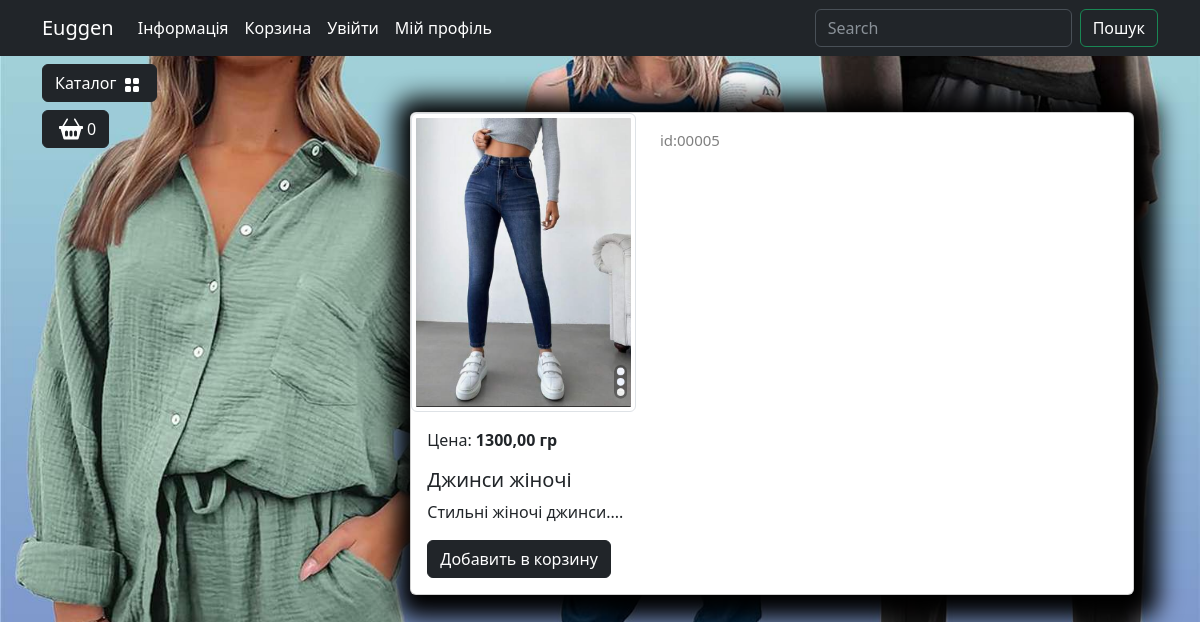
The page /catalog/product/dzhinsi-zhinochi/ on the database its author committed.
### goods/models.py (models this page shows, shortened)
class Products(models.Model):
    name = models.CharField(
        max_length=150, unique=True, verbose_name="Назва товару"
    )
    slug = models.SlugField(
        max_length=250, unique=True, blank=True, null=True, verbose_name="URL товару"
    )
    description = models.TextField(blank=True, null=True, verbose_name="Опис")
    img = models.ImageField(
        upload_to="goods_images", blank=True, null=True, verbose_name="Зображення"
    )
    price = models.DecimalField(
        default=0.00, max_digits=6, decimal_places=2, verbose_name="Ціна"
    )
    discount = models.DecimalField(
        default=0, max_digits=4, decimal_places=2, verbose_name="Скидка"
    )
    quantity = models.PositiveIntegerField(default=0, verbose_name="Кількість")
    category = models.ForeignKey(
        to=Categories, on_delete=models.CASCADE, verbose_name="Категорія"
    )
    class Meta:
        db_table = "products"
        verbose_name = "Товар"
        verbose_name_plural = "Товари"
    def show_id(self):
        return f"{self.id:05}"
    def end_price(self):
        if self.discount:
            return round(self.price * (1-self.discount/100),2)
        return self.price

### goods/views.py (the view)
# urls.py: path('product/<slug:product_slug>/',views.product,name='product')
def product(request,product_slug):
    product=Products.objects.get(slug=product_slug)
    context = {
        "product": product,
    }
    return render(request, "goods/product.html", context)

### goods/templatetags/goods_tags.py (called while the page is built)
@register.simple_tag()
def tag_categories():
    return Categories.objects.all()

### goods/templates/goods/product.html (shortened to what this page needs)
{% extends "main/base.html" %}
{% load static %}
{% block content %}
        <div class="container">
            <div class="row mt-1">
                <div class="col-lg-2">
                </div>
                <div class="col-lg-10">
                    <div class="container mt-5">
                        <div class="card mb-4 custom-shadow">
                            <div class="row">
                                <div class="col-md-4">
                                    <img src="{{ product.img.url }}"
                                        class="img-thumbnail" data-bs-toggle="modal" data-bs-target="#imageModal1">
                                </div>
                                <div class="col-md-4 ">
                                    <p class="product_id mt-3">id:{{product.show_id}}</p>
                                </div>
                            </div>
                            <div class="card-body">
                                <p class="card-text">Цена: <strong>{{product.end_price}} гр</strong></p>
                                <h5 class="card-title">{{ product.name }}</h5>
                                <p class="card-text">{{ product.description }}</p>
                                <a href="#" class="btn btn-dark add-to-cart">Добавить в корзину</a>
                            </div>
                        </div>
                    </div>
                </div>
            </div>
        </div>
{% endblock %}

### static/deps/css/my_css.css (style rules this page uses)
body { background-image: url("../images/bg-image.jpg"); background-repeat: no-repeat; background-attachment: fixed; background-position: center center; background-size: cover; height: 100%; }
.custom-shadow { box-shadow: 5px 5px 25px 19px #000000; }
.product_id { color: gray; font-size: 15px; }

### rows shown on the page
Products: img (picture), show_id "00005", end_price "1300,00", name "Джинси жіночі", description "Стильні жіночі джинси...."
